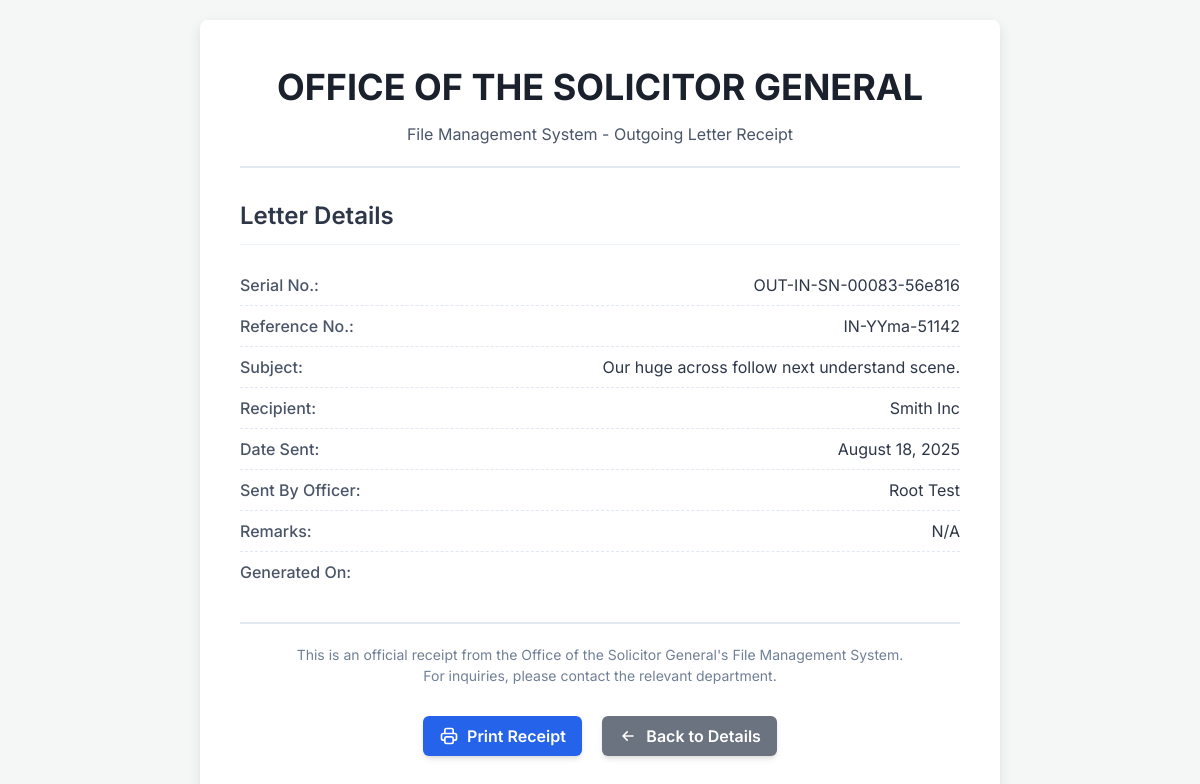
Page /file-manager/letters/outgoing/102/receipt/ (signed in) on the committed database.
### osg_project/file_manager_app/models.py (models this page shows, shortened)
class OutgoingLetter(models.Model):
    date_sent = models.DateField(
        default=timezone.now,
        verbose_name="Date Sent",
        help_text="The date the letter was dispatched."
    )
    serial_number = models.CharField(
        max_length=50,
        unique=True, # Assuming serial number should be unique for outgoing letters
        verbose_name="Serial No.",
        help_text="Unique serial number assigned upon dispatch."
    )
    reference = models.CharField(
        max_length=100,
        unique=True, # Assuming reference should be unique
        verbose_name="Reference No.",
        help_text="The reference number of the outgoing letter."
    )
    subject = models.CharField(
        max_length=255,
        verbose_name="Subject",
        help_text="The subject line of the letter."
    )
    recipient = models.CharField(
        max_length=255,
        verbose_name="Recipient",
        help_text="The name of the person or entity receiving the letter."
    )
    sent_by = models.ForeignKey(
        User,
        on_delete=models.SET_NULL,
        null=True,
        blank=True,
        related_name='outgoing_letters_sent',
        verbose_name="Sent By Officer",
        help_text="The officer who dispatched this letter."
    )
    scanned_copy = models.FileField(
        upload_to='outgoing_letters/',
        blank=True,
        null=True
    )
    receipt_file = models.FileField(
        upload_to='outgoing_receipts/',
        blank=True,
        null=True
    )
    remarks = models.TextField(
        verbose_name="Remarks",
        blank=True,
        help_text="Any additional remarks or notes about the letter."
    )
    created_at = models.DateTimeField(auto_now_add=True)
    updated_at = models.DateTimeField(auto_now=True)
    class Meta:
        verbose_name = "Outgoing Letter"
        verbose_name_plural = "Outgoing Letters"
        ordering = ['-date_sent', '-serial_number']

### osg_project/file_manager_app/views.py (the view)
# urls.py: path('letters/outgoing/<int:pk>/receipt/', views.outgoing_letter_receipt, name='outgoing_letter_receipt'),
@login_required
def outgoing_letter_receipt(request, pk):
    outgoing_letter = get_object_or_404(OutgoingLetter.objects.select_related('sent_by'), pk=pk)
    context = {'outgoing_letter': outgoing_letter}
    return render(request, 'outgoing_letters/outgoing_letter_receipt.html', context)

### osg_project/file_manager_app/templates/outgoing_letters/outgoing_letter_receipt.html (shortened to what this page needs)
<!DOCTYPE html>
<html lang="en">
<head>
    <script src="https://cdn.tailwindcss.com"></script>
</head>
<body>
    <div class="receipt-container">
        <div class="header">
            <h1>OFFICE OF THE SOLICITOR GENERAL</h1>
            <p>File Management System - Outgoing Letter Receipt</p>
        </div>
        <div class="details-section">
            <h2>Letter Details</h2>
            <div class="detail-item">
                <strong>Serial No.:</strong>
                <span>{{ outgoing_letter.serial_number }}</span>
            </div>
            <div class="detail-item">
                <strong>Reference No.:</strong>
                <span>{{ outgoing_letter.reference }}</span>
            </div>
            <div class="detail-item">
                <strong>Subject:</strong>
                <span>{{ outgoing_letter.subject }}</span>
            </div>
            <div class="detail-item">
                <strong>Recipient:</strong>
                <span>{{ outgoing_letter.recipient }}</span>
            </div>
            <div class="detail-item">
                <strong>Date Sent:</strong>
                <span>{{ outgoing_letter.date_sent|date:"F d, Y" }}</span>
            </div>
            <div class="detail-item">
                <strong>Sent By Officer:</strong>
                <span>{% if outgoing_letter.sent_by %}{{ outgoing_letter.sent_by.first_name }} {{ outgoing_letter.sent_by.last_name }}{% else %}N/A{% endif %}</span>
            </div>
            <div class="detail-item">
                <strong>Remarks:</strong>
                <span>{{ outgoing_letter.remarks|default:"N/A" }}</span>
            </div>
            <div class="detail-item">
                <strong>Generated On:</strong>
            </div>
        </div>
        <div class="footer">
            <p>This is an official receipt from the Office of the Solicitor General's File Management System.</p>
            <p>For inquiries, please contact the relevant department.</p>
        </div>
        <div class="print-button-container">
            <button onclick="window.print()" class="bg-blue-600 hover:bg-blue-700 text-white font-semibold py-2 px-4 rounded-md shadow-md transition duration-150 ease-in-out inline-flex items-center">
                Print Receipt
            </button>
            <a href="{% url 'file_manager_app:outgoing_letter_detail' outgoing_letter.pk %}" class="ml-4 bg-gray-500 hover:bg-gray-600 text-white font-semibold py-2 px-4 rounded-md shadow-md transition duration-150 ease-in-out inline-flex items-center">
                <svg class="w-5 h-5 mr-2" fill="none" stroke="currentColor" viewBox="0 0 24 24" xmlns="http://www.w3.org/2000/svg"><path stroke-linecap="round" stroke-linejoin="round" stroke-width="2" d="M11 17l-5-5m0 0l5-5m-5 5h12"></path></svg>
                Back to Details
            </a>
        </div>
    </div>
</body>
</html>

### osg_project/file_manager_app/templates/outgoing_letters/outgoing_letter_receipt.html (style rules this page uses)
body { font-family: 'Inter', sans-serif; background-color: #f4f7f6; margin: 0; padding: 20px; display: flex; justify-content: center; align-items: flex-start; min-height: 100vh; }
.receipt-container { width: 100%; max-width: 800px; background-color: #ffffff; border-radius: 8px; box-shadow: 0 4px 12px rgba(0, 0, 0, 0.1); padding: 40px; box-sizing: border-box; }
.header { border-bottom: 2px solid #e2e8f0; padding-bottom: 20px; margin-bottom: 30px; text-align: center; }
.header h1 { color: #1a202c; font-size: 2.25rem; font-weight: 700; margin-bottom: 8px; }
.header p { color: #4a5568; font-size: 1rem; }
.details-section { margin-bottom: 30px; }
.details-section h2 { font-size: 1.5rem; font-weight: 600; color: #2d3748; margin-bottom: 20px; border-bottom: 1px solid #edf2f7; padding-bottom: 10px; }
.detail-item { display: flex; justify-content: space-between; padding: 8px 0; border-bottom: 1px dashed #e2e8f0; }
.detail-item:last-child { border-bottom: none; }
.detail-item strong { color: #4a5568; font-weight: 500; }
.detail-item span { color: #2d3748; font-weight: 400; }
.footer { border-top: 2px solid #e2e8f0; padding-top: 20px; margin-top: 30px; text-align: center; color: #718096; font-size: 0.875rem; }
.print-button-container { text-align: center; margin-top: 30px; }

### rows in the picture
OutgoingLetter: serial_number "OUT-IN-SN-00083-56e816", reference "IN-YYma-51142", subject "Our huge across follow next understand scene.", recipient "Smith Inc", date_sent "August 18, 2025", sent_by.first_name "Root", sent_by.last_name "Test", remarks "N/A"
